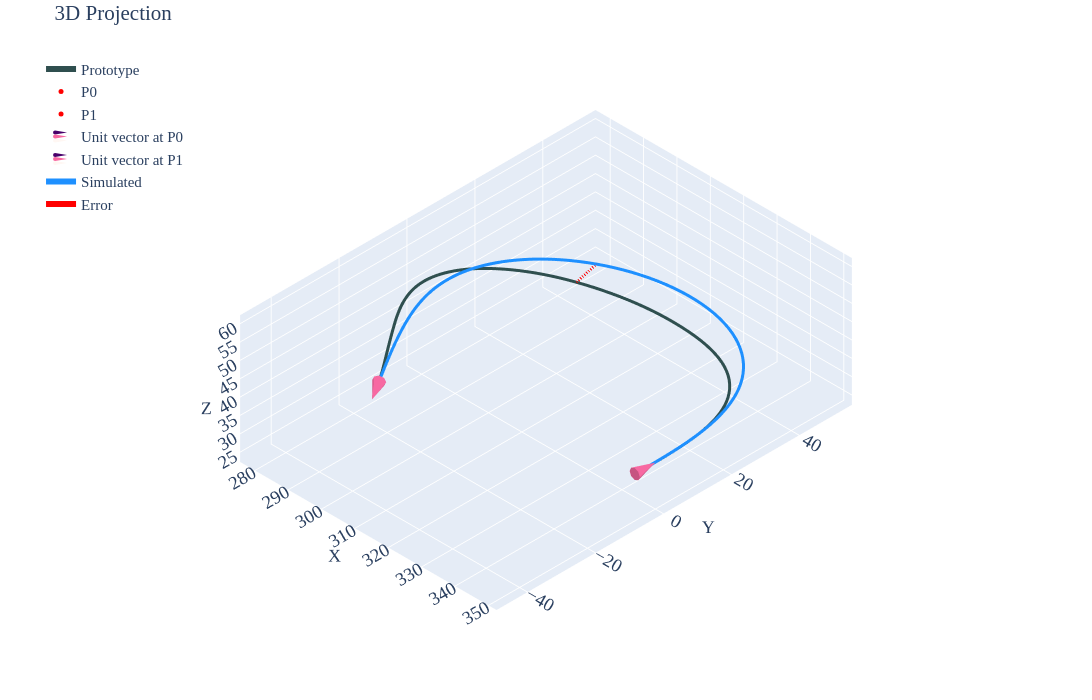

Notebook code for this chart:
### Code cell
#| label: p2c1

gravity_looper(psit=2,case=1,youngs_modulus=0.0032445,pfix='youngs-sens\\youngs-90-3244\\')
